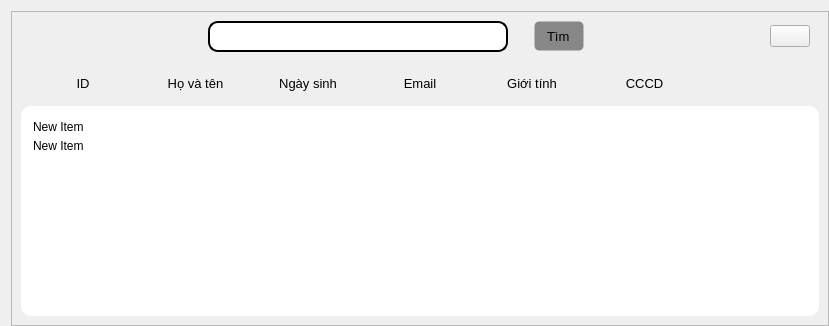
            <widget class="QWidget" name="page_3">
             <property name="styleSheet">
              <string notr="true">#page_3{
background-color: rgb(202, 202, 202);
}
</string>
             </property>
             <layout class="QVBoxLayout" name="verticalLayout_13">
              <property name="rightMargin">
               <number>0</number>
              </property>
              <property name="bottomMargin">
               <number>0</number>
              </property>
              <item>
               <widget class="QFrame" name="frame_8">
                <property name="frameShape">
                 <enum>QFrame::StyledPanel</enum>
                </property>
                <property name="frameShadow">
                 <enum>QFrame::Raised</enum>
                </property>
                <layout class="QVBoxLayout" name="verticalLayout_14">
                 <property name="topMargin">
                  <number>0</number>
                 </property>
                 <item>
                  <widget class="QWidget" name="widget_10" native="true">
                   <layout class="QHBoxLayout" name="horizontalLayout_8">
                    <item>
                     <spacer name="horizontalSpacer_4">
                      <property name="orientation">
                       <enum>Qt::Horizontal</enum>
                      </property>
                      <property name="sizeHint" stdset="0">
                       <size>
                        <width>178</width>
                        <height>20</height>
                       </size>
                      </property>
                     </spacer>
                    </item>
                    <item>
                     <widget class="QLineEdit" name="ip_search_student">
                      <property name="sizePolicy">
                       <sizepolicy hsizetype="Maximum" vsizetype="Maximum">
                        <horstretch>0</horstretch>
                        <verstretch>0</verstretch>
                       </sizepolicy>
                      </property>
                      <property name="minimumSize">
                       <size>
                        <width>300</width>
                        <height>0</height>
                       </size>
                      </property>
                      <property name="font">
                       <font>
                        <pointsize>10</pointsize>
                       </font>
                      </property>
                      <property name="styleSheet">
                       <string notr="true">QLineEdit{
border-style: solid;
border-width: 2px;
border-radius: 10px;
padding-left: 10px;
padding-right: 10px;
padding-top: 5px;
padding-bottom: 5px;
}</string>
                      </property>
                     </widget>
                    </item>
                    <item>
                     <spacer name="horizontalSpacer_6">
                      <property name="orientation">
                       <enum>Qt::Horizontal</enum>
                      </property>
                      <property name="sizeType">
                       <enum>QSizePolicy::Fixed</enum>
                      </property>
                      <property name="sizeHint" stdset="0">
                       <size>
                        <width>20</width>
                        <height>20</height>
                       </size>
                      </property>
                     </spacer>
                    </item>
                    <item>
                     <widget class="QPushButton" name="btn_search_student">
                      <property name="minimumSize">
                       <size>
                        <width>50</width>
                        <height>30</height>
                       </size>
                      </property>
                      <property name="font">
                       <font>
                        <pointsize>10</pointsize>
                        <weight>50</weight>
                        <italic>false</italic>
                        <bold>false</bold>
                        <strikeout>false</strikeout>
                       </font>
                      </property>
                      <property name="cursor">
                       <cursorShape>PointingHandCursor</cursorShape>
                      </property>
                      <property name="styleSheet">
                       <string notr="true">QPushButton{
  background-color: #878787;
  border-style: solid;
  border-width: 1px;
border-radius: 5px;
padding-top: 5px;
padding-bottom: 5px;
padding-right: 5px;
}</string>
                      </property>
                      <property name="text">
                       <string> Tìm</string>
                      </property>
                      <property name="icon">
                       <iconset resource="resources.qrc">
                        <normaloff>:/icons/images/icons/icons8-search-30.png</normaloff>:/icons/images/icons/icons8-search-30.png</iconset>
                      </property>
                     </widget>
                    </item>
                    <item>
                     <spacer name="horizontalSpacer_5">
                      <property name="orientation">
                       <enum>Qt::Horizontal</enum>
                      </property>
                      <property name="sizeHint" stdset="0">
                       <size>
                        <width>180</width>
                        <height>20</height>
                       </size>
                      </property>
                     </spacer>
                    </item>
                    <item>
                     <widget class="QPushButton" name="btn_add_student">
                      <property name="cursor">
                       <cursorShape>PointingHandCursor</cursorShape>
                      </property>
                      <property name="text">
                       <string/>
                      </property>
                      <property name="icon">
                       <iconset resource="resources.qrc">
                        <normaloff>:/icons/images/icons/icons8-plus-50.png</normaloff>:/icons/images/icons/icons8-plus-50.png</iconset>
                      </property>
                      <property name="iconSize">
                       <size>
                        <width>25</width>
                        <height>25</height>
                       </size>
                      </property>
                     </widget>
                    </item>
                   </layout>
                  </widget>
                 </item>
                 <item>
                  <widget class="QWidget" name="widget_11" native="true">
                   <layout class="QHBoxLayout" name="horizontalLayout_9">
                    <item>
                     <widget class="QLabel" name="label_10">
                      <property name="font">
                       <font>
                        <pointsize>10</pointsize>
                       </font>
                      </property>
                      <property name="text">
                       <string>ID</string>
                      </property>
                      <property name="alignment">
                       <set>Qt::AlignCenter</set>
                      </property>
                     </widget>
                    </item>
                    <item>
                     <widget class="QLabel" name="label_11">
                      <property name="font">
                       <font>
                        <pointsize>10</pointsize>
                       </font>
                      </property>
                      <property name="text">
                       <string>Họ và tên</string>
                      </property>
                      <property name="alignment">
                       <set>Qt::AlignCenter</set>
                      </property>
                     </widget>
                    </item>
                    <item>
                     <widget class="QLabel" name="label_12">
                      <property name="font">
                       <font>
                        <pointsize>10</pointsize>
                       </font>
                      </property>
                      <property name="text">
                       <string>Ngày sinh</string>
                      </property>
                      <property name="alignment">
                       <set>Qt::AlignCenter</set>
                      </property>
                     </widget>
                    </item>
                    <item>
                     <widget class="QLabel" name="label_13">
                      <property name="font">
                       <font>
                        <pointsize>10</pointsize>
                       </font>
                      </property>
                      <property name="text">
                       <string>Email</string>
                      </property>
                      <property name="alignment">
                       <set>Qt::AlignCenter</set>
                      </property>
                     </widget>
                    </item>
                    <item>
                     <widget class="QLabel" name="label_14">
                      <property name="font">
                       <font>
                        <pointsize>10</pointsize>
                       </font>
                      </property>
                      <property name="text">
                       <string>Giới tính</string>
                      </property>
                      <property name="alignment">
                       <set>Qt::AlignCenter</set>
                      </property>
                     </widget>
                    </item>
                    <item>
                     <widget class="QLabel" name="label_32">
                      <property name="font">
                       <font>
                        <pointsize>10</pointsize>
                       </font>
                      </property>
                      <property name="text">
                       <string>CCCD</string>
                      </property>
                      <property name="alignment">
                       <set>Qt::AlignCenter</set>
                      </property>
                     </widget>
                    </item>
                    <item>
                     <widget class="QLabel" name="label_35">
                      <property name="font">
                       <font>
                        <pointsize>10</pointsize>
                       </font>
                      </property>
                      <property name="text">
                       <string/>
                      </property>
                      <property name="alignment">
                       <set>Qt::AlignCenter</set>
                      </property>
                     </widget>
                    </item>
                   </layout>
                  </widget>
                 </item>
                 <item>
                  <widget class="QWidget" name="widget_12" native="true">
                   <property name="styleSheet">
                    <string notr="true">QWidget{
background-color: rgb(255, 255, 255);
border-radius: 10px;
}
</string>
                   </property>
                   <layout class="QHBoxLayout" name="horizontalLayout_10">
                    <item>
                     <widget class="QListWidget" name="student_list">
                      <property name="cursor" stdset="0">
                       <cursorShape>ArrowCursor</cursorShape>
                      </property>
                      <property name="styleSheet">
                       <string notr="true">QScrollBar:vertical {
	border: none;
	background: rgb(175, 254, 255);
	width: 14px;
	margin: 15px 0 15px 0;
	border-radius: 0px;
}
QScrollBar::handle::vertical{
	background-color: rgb(0, 187, 201);
	min-height: 30px;
	border-radius: 7px;
}
QScrollBar::handle::vertical:hover{
	background-color: rgb(0, 208, 223);
}

QScrollBar::handle::vertical:pressed{
	background-color: rgb(0, 151, 162);
}

QScrollBar::sub-line::vertical{
	border: none;
	height: 15px;
	background-color: rgb(0, 187, 201);
	border-top-left-radius: 7px;
	border-top-right-radius: 7px;
	subcontrol-position: top;
	subcontrol-origin: margin;
}

QScrollBar::sub-line::vertical:hover{
	background-color: rgb(0, 208, 223);
}

QScrollBar::sub-line::vertical:pressed{
	background-color: rgb(0, 151, 162);
}

QScrollBar::add-line::vertical{
	border: none;
	height: 15px;
	background-color: rgb(0, 187, 201);
	border-bottom-left-radius: 7px;
	border-bottom-right-radius: 7px;
	subcontrol-position: bottom;
	subcontrol-origin: margin;
}

QScrollBar::add-line::vertical:hover{
	background-color: rgb(0, 208, 223);
}

QScrollBar::add-line::vertical:pressed{
	background-color: rgb(0, 151, 162);
}

QScrollBar::up-arrow::vertical, QScrollBar::down-arrow::vertical{
	background: none;
}

QScrollBar::add-page::vertical, QScrollBar::sub-page::vertical{
	background: none;
}
QListView::item{
	margin-top: 5px;
	border-radius: 10px;
}
 QListView::item:hover {
	background-color: rgb(130, 195, 195);
	border-radius: 10px;
 }
 QListView::item:selected {
	background-color: rgb(130, 195, 195);
 }</string>
                      </property>
                      <item>
                       <property name="text">
                        <string>New Item</string>
                       </property>
                      </item>
                      <item>
                       <property name="text">
                        <string>New Item</string>
                       </property>
                      </item>
                     </widget>
                    </item>
                   </layout>
                  </widget>
                 </item>
                </layout>
               </widget>
              </item>
             </layout>
            </widget>
